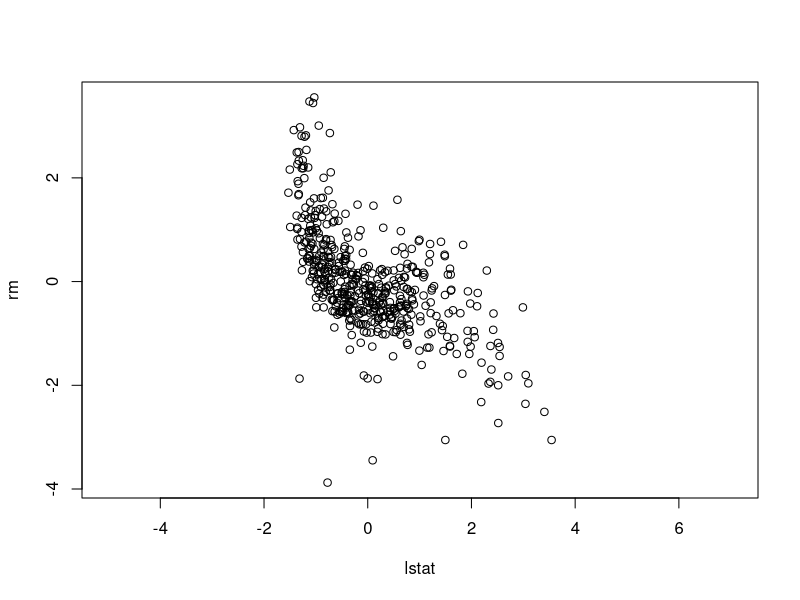
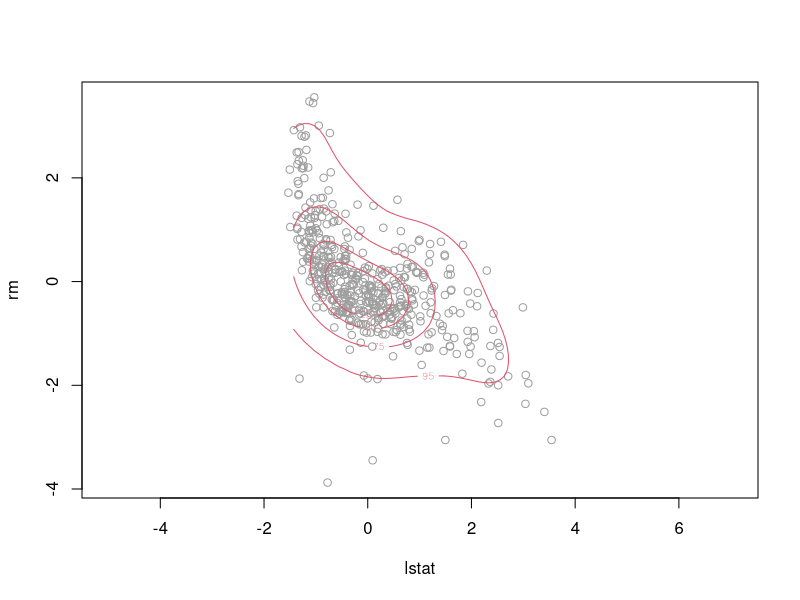
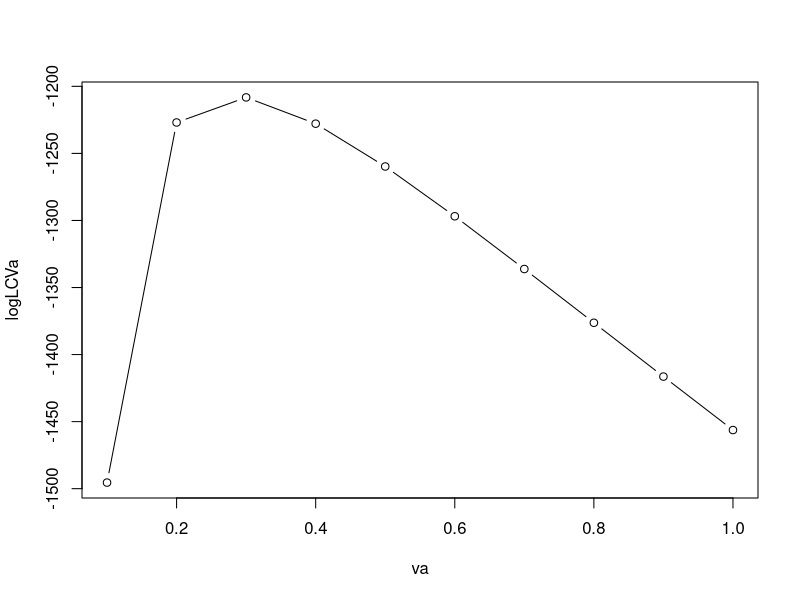
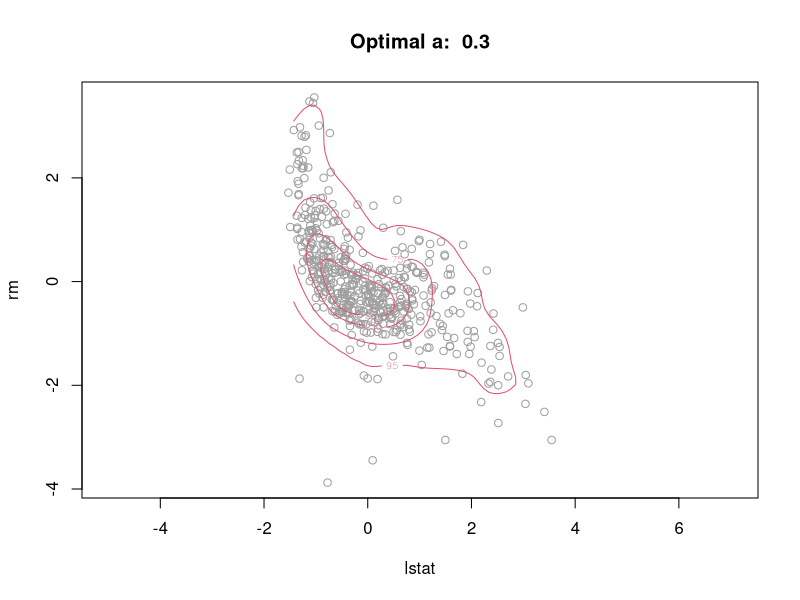
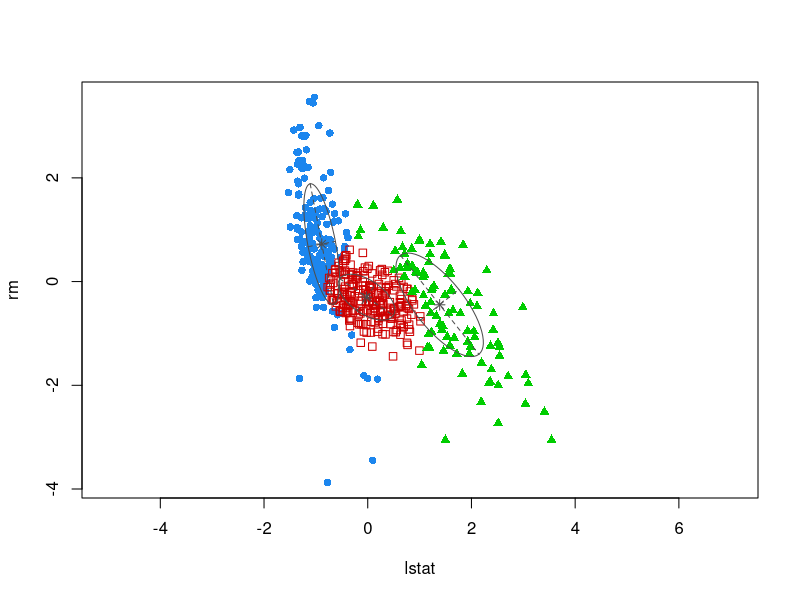
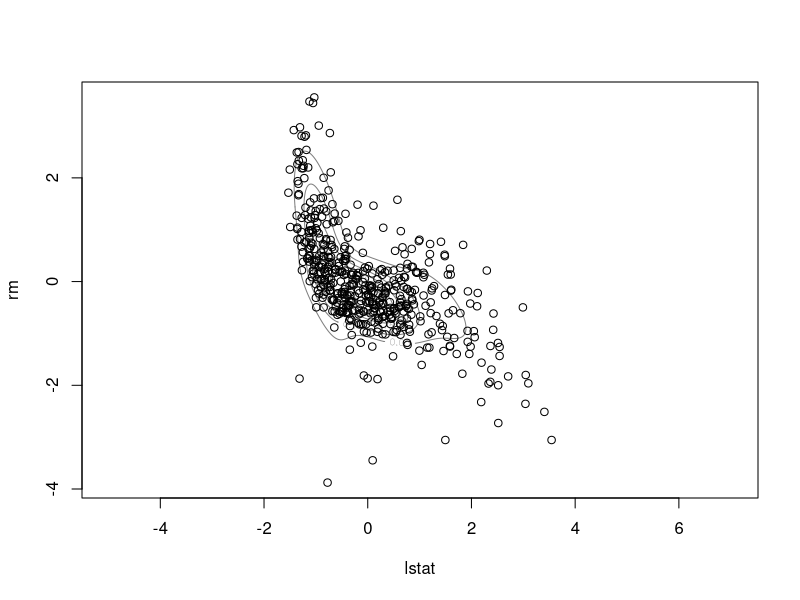
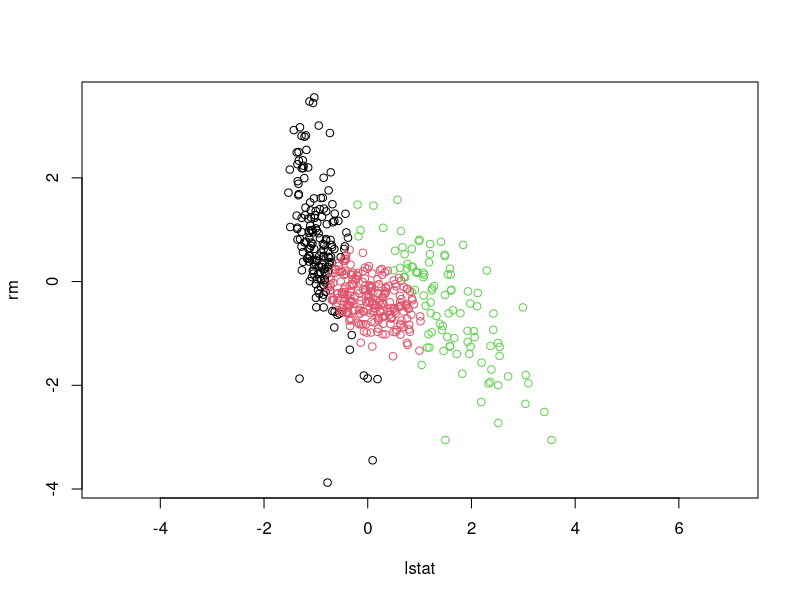
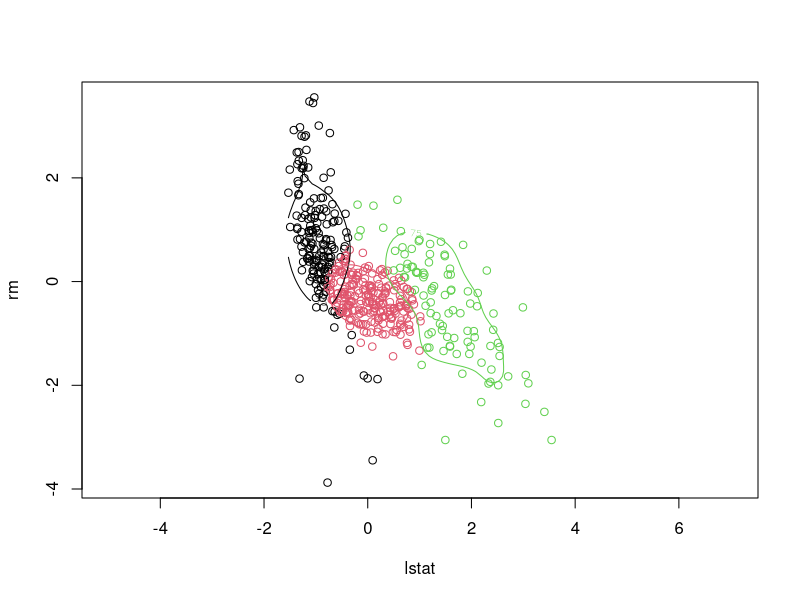

Write the R code that produced these figures, in order.
## ---- chunk 1
knitr::opts_chunk$set(echo = TRUE, warning = FALSE, message = FALSE, 
                      comment = FALSE, error = FALSE, eval=TRUE)
#Put eval=FALSE for having just the question statements
#Put eval=TRUE for obtaining the output
## ---- chunk 2
data("Boston", package = "MASS")
X <- scale(Boston[,c(13,6)]) # scale data with standard deviation
# because its better to work with data that is scaled,
# then you can use standardplot in both axes and data is always same distributed
plot(X,asp=1)
## ---- chunk 3
library(sm)
plot(X,asp=1,col=8)
sm.density(X,h=.5*c(1,1),display="slice",props=c(25,50,75,95),col=2,add=TRUE)
# h=.5*c(1,1) = scaling both axes
# kernel density estimator result with optimal bandwidth of 0.3
## ---- chunk 4
va <- seq(0.1,1,by=0.1)
na <- length(va)
logLCVa <- numeric(na)

n <- dim(X)[1]

for (j in 1:na){
  a <- va[j]
  for (i in 1:n){
    new.point <- matrix(X[i,],ncol=2)
    f.hat.i <- sm.density(X[-i,],h=a*c(1,1),display="none",eval.grid=FALSE,
                    eval.points=new.point)$estimate
    logLCVa[j] <- logLCVa[j] + log(f.hat.i)
  }
}

plot(va,logLCVa,type="b")
## ---- chunk 5
a.opt <- va[which.max(logLCVa)]

plot(X,asp=1,col=8,main=paste("Optimal a: ",a.opt))
sm.density(X,h=a.opt*c(1,1),display="slice",props=c(25,50,75,95),col=2,add=TRUE)
## ---- chunk 6
k<-3
library(mclust)
GMM_3 <- Mclust(X,G=3)
clust.ind <- GMM_3$classification
summary(GMM_3,parameters=TRUE) 
# chooses model with VVV varying shape, valume and orientatin
# df in model = equal to number of params in model
# covariance matrixes are symetric
# GMM_3$classification is telling is to which cluster each observation is assigned
## ---- chunk 7
plot(GMM_3, what="classification",asp=1)
# points are mean of cluster
# asp is used for apect ratio between axes
## ---- chunk 8
plot(GMM_3, what="density",asp=1)
points(X)
## ---- chunk 9
plot(X,col=clust.ind,asp=1)
## ---- chunk 10
library(sm)
plot(X,col=clust.ind,asp=1)
for (j in 1:k){
  cl.j <- (clust.ind==j)
  sm.density(X[cl.j,],h=a.opt*c(1,1), 
             display="slice",props=c(75),
             col=j, cex=4, add=TRUE)
}
## ---- chunk 11
GMM_BIC <- Mclust(X,G=2:6)
summary(GMM_BIC,parameters=TRUE)
## ---- chunk 12
plot(GMM_BIC, what="BIC",asp=1)
# see what model optains the best (highest) value for the bic
# as the functoni Mclust is trying to maximze the BIC
# model VVV with 3 clusters gives as the highest value
## ---- chunk 13
plot(GMM_BIC, what="classification",asp=1)
## ---- chunk 14
plot(GMM_BIC, what="density",asp=1)
points(X)
